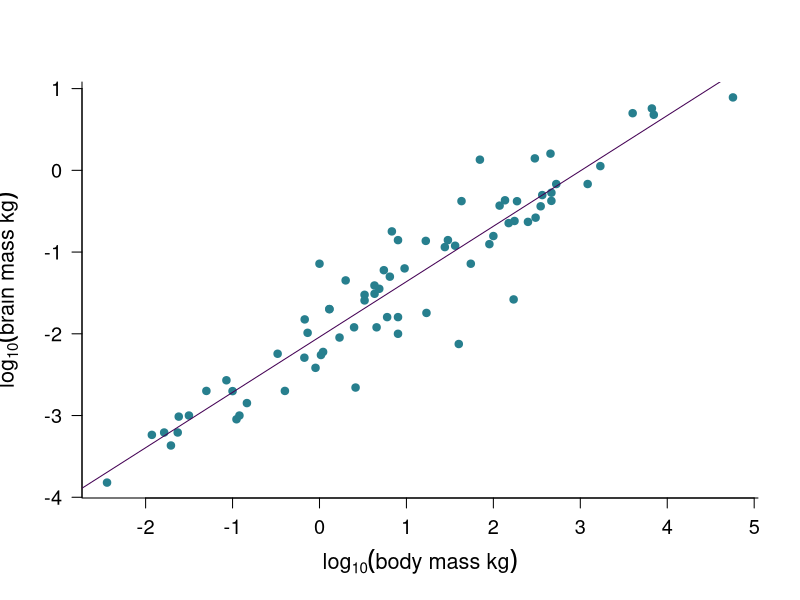

Source code (R):
## ---- chunk 1
# set some global knitr build options, notably the default figure size
knitr::opts_chunk$set(collapse = TRUE, comment = "#-", 
                      fig.width = 5, fig.height = 5)

# load the viridis package for pretty and accessible colours especially for those with 
# colour blindness. You will need to install this if you dont have it already using
# install.packages("viridis")
library(viridis)

# Here I create a palette of 8 colours from the viridis spectrum. I can then access these colours
# within plotting commands by e.g. plot(0,0, col = 1), or plot(0,0, col = 4) or plot(0,0, col = 8).
# This palette is also useful as it will print clearly in greyscale without any extra effort.
# see vignette for viridis for more details.
palette(viridis(8))

## ---- chunk 2

# read in the data
mydata <- read.csv("assets/data/brain-data.csv", header = T )

# Im going to convert to kilograms so we get some numbers less 
# than 1 for this example
mydata$brain <- mydata$brain / 1000
mydata$body <- mydata$body / 1000

# plot the log transformed data as a scatter plot
plot(log10(mydata$body), log10(mydata$brain),
     pch = 19, las = 1, bty = "L",
     xlab = expression(log[10](body~mass~kg)),
     ylab = expression(log[10](brain~mass~kg)),
     cex.lab = 1.3,
     cex.axis = 1.2,
     col = 4)
abline(glm(log10(brain)~log10(body), data = mydata), col = 1 )



